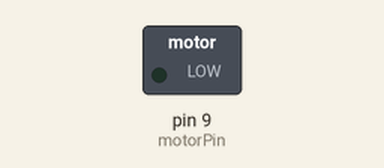
Bench run of a sketch on a simulated Arduino Uno, built with avr-gcc and run on an emulated ATmega328P. Shown: switched loads named in the sketch (green lamp = pin HIGH).

Above: at 0.05 s.
At 5.75 s:
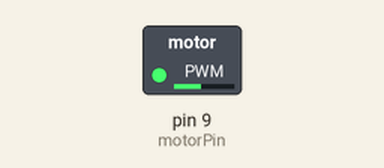
At 11.55 s:
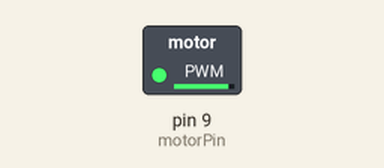
At 23.15 s:
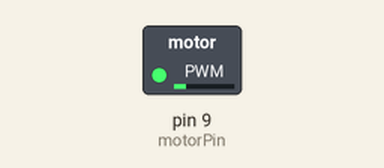
Timing chart, 0 to 33.3 s (numbered marks = the images above):
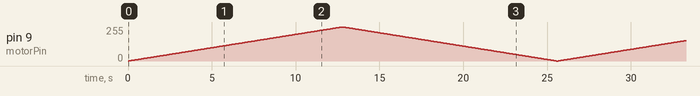

The sketch:

spinmotorspin.ino
```cpp
int motorPin = 9;			// output to control motor

void setup() {
	pinMode(motorPin, OUTPUT);
}

void loop() {
	//motorOnThenOff();
	//motorOnThenOffWithSpeed();
	motorAcceleration();
}

void motorOnThenOff() {
	int onTime = 2500;
	int offTime = 1000;

	digitalWrite(motorPin, HIGH);	// turn motor on
	delay(onTime);
	digitalWrite(motorPin, LOW);
	delay(offTime);
}

void motorOnThenOffWithSpeed() {
	int onSpeed = 200;		// 0 = stopped, 255 = full speed
	int onTime = 2500;
	int offSpeed = 50;
	int offTime = 1000;

	analogWrite(motorPin, onSpeed);
	delay(onTime);
	analogWrite(motorPin, offSpeed);
	delay(offTime);
}

void motorAcceleration() {
	int delayTime = 50;		// time btwn each speed step

	for (int i = 0; i < 256; i++) {
		analogWrite(motorPin, i);
		delay(delayTime);
	}

	for (int i = 255; i >= 0; i--) {
		analogWrite(motorPin, i);
		delay(delayTime);
	}
}
```
